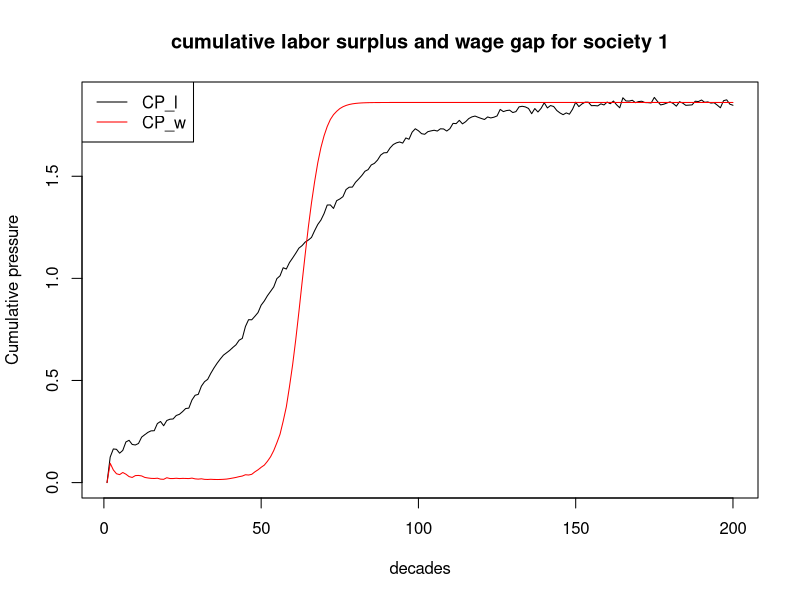
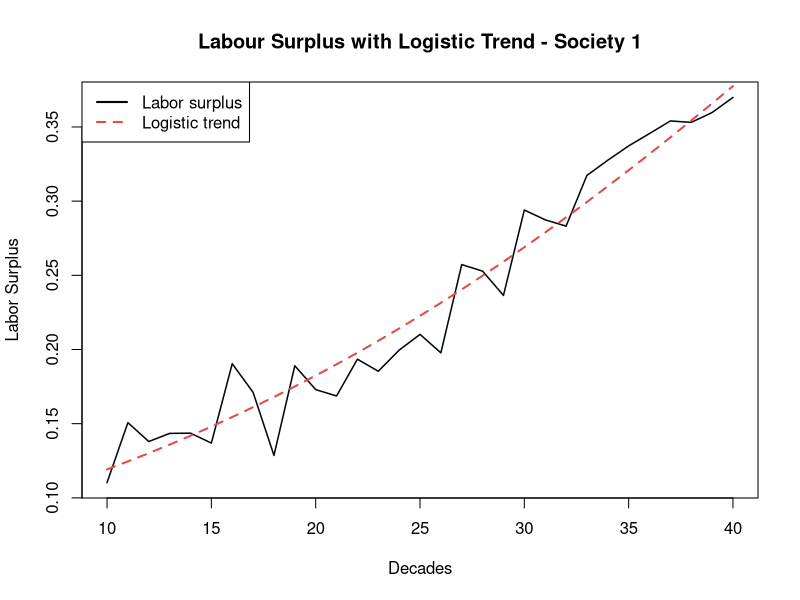
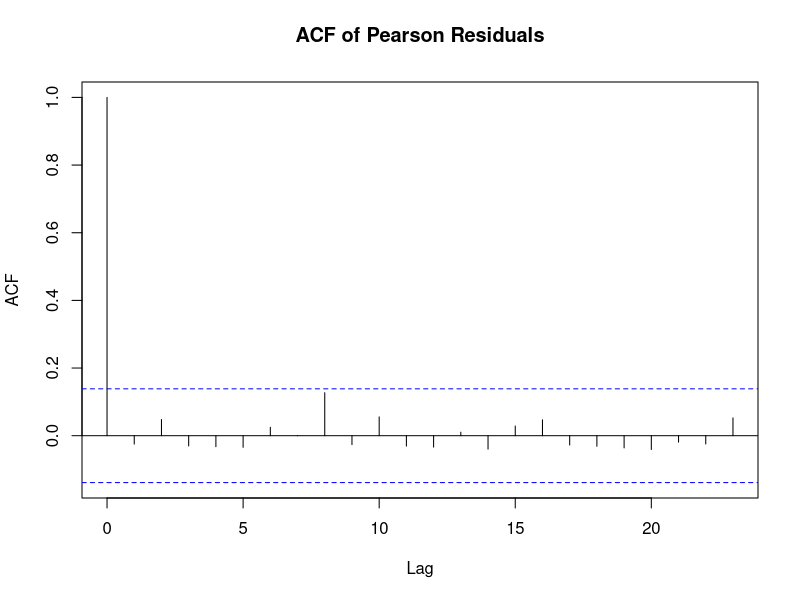

Source code (R) for these figures, in order:
## ---- chunk 1
library(dplyr)
library(ggplot2)
library(tidyr)
library(sandwich)
library(lmtest)
## ---- chunk 2
set.seed(123)
## ---- chunk 3
N_pilot <- 10
T_pilot <- 200
## ---- chunk 4
# labor_surplus parameters
K_l <- 1
r_l <- .05
t0_l  <- 50
A <- .2
P <- 5
delta_l <- .43
## ---- chunk 5
# wage_gap parameters
K_w <- 1
r_base <- .03
alpha <- .5
t0_w <- 60
## ---- chunk 6
# decay parameter (cumulative pressure)
delta_c <- 0.43
## ---- chunk 7
func_labor_surplus <- function(N,T) {
  
  labor_surplus <- matrix(NA, nrow = T , ncol = N)
  for (n in 1:N) {
    for (t in 1:T) {
    
      logistic_trend <- K_l/(1+exp(-r_l*(t-t0_l)))
      oscillation <- A * exp(-delta_l*t) * sin((2*t*pi)/P)
      epsilon <- rnorm(1, mean = 0, sd = .02)
    
      labor_surplus[t, n] <- logistic_trend + oscillation + epsilon
    }
  }
  return(labor_surplus)
}
## ---- chunk 8
labor_surplus <- func_labor_surplus(N_pilot, T_pilot)
head(labor_surplus)
## ---- chunk 9
func_wage_gap <- function(N, T, lab){
  
  wage_gap <- matrix(NA, nrow = T , ncol = N)
  for (n in 1:N) {
    for (t in 1:T) {
    
      if (t == 1) {r_w <- r_base} else {r_w <- r_base + alpha*(lab[t-1, n])}
    
     wage_gap[t,n]<- K_w/(1+exp(-r_w*(t-t0_w)))
    }
  }
  return(wage_gap)
}
## ---- chunk 10
wage_gap <- func_wage_gap(N_pilot, T_pilot, labor_surplus)
head(wage_gap)
## ---- chunk 11
cp <- function(N, T, lab, wag) {
  
  CP_l <- matrix(NA, nrow = T , ncol = N)
  CP_w <- matrix(NA, nrow = T , ncol = N)

  for (n in 1:N){
    for (t in 1:T){
    
    # cumulative pressure is only meaningful at t=2
      if (t==1){
        CP_l[t, n] <- 0
        CP_w[t, n] <- 0
      }
      else {
      
        cpsum_l <- 0
        cpsum_w <- 0
      
        for (k in 1:(t-1)){
          cpsum_l <- cpsum_l + lab[t-k, n] * exp(-delta_c*k)
          cpsum_w <- cpsum_w + wag[t-k, n] * exp(-delta_c*k)
      }
      
        CP_l[t, n] <- cpsum_l
        CP_w[t, n] <- cpsum_w
      }
    }
  }
  return( list(CP_l = CP_l, CP_w = CP_w) )
}

## ---- chunk 12
result <- cp(N_pilot, T_pilot, labor_surplus, wage_gap)
CP_w <- result$CP_w
CP_l <- result$CP_l
## ---- chunk 13
head(CP_l)
## ---- chunk 14
head(CP_w)
## ---- chunk 15
plot(1:T_pilot, CP_l[,1], type = "l", 
     xlab = "decades", ylab = "Cumulative pressure",
     main = "cumulative labor surplus and wage gap for society 1")
lines(1:T_pilot, CP_w[,1],col ="red")
legend("topleft", legend = c("CP_l", "CP_w"), col = c("black", "red"), lty = 1)
## ---- chunk 16
n <- 40
trend_l <- K_l / (1 + exp(-r_l * (10:n - t0_l)))

# Main plot
plot(10:n, labor_surplus[10:n, 1], type = "n",
     xlab = "Decades", ylab = "Labor Surplus",
     main = "Labour Surplus with Logistic Trend - Society 1")


# Add lines on top of shading
lines(10:n, labor_surplus[10:n, 1], col = "#00070d", lwd = 1.5)
lines(10:n, trend_l, col = "#E24B4A", lty = 2, lwd = 2)

# Legend
legend("topleft",
       legend = c("Labor surplus", "Logistic trend"),
       col = c("#00070d", "#E24B4A"),
       lty = c(1, 2, 1, 1), lwd = 2)
## ---- chunk 17
lag_max <- 20 
acf_matrix_l <- matrix(NA, nrow = lag_max , ncol = N_pilot)
acf_matrix_w <- matrix(NA, nrow = lag_max , ncol = N_pilot)
## ---- chunk 18
acf_func <- function(lag_max, acf_matrix, N, T, t0, CP) {
  for (s in 1:N){
    cps <- CP[t0:T, s]
    acf_matrix[,s] <- acf(cps, 
                          lag.max = lag_max,
                          plot = FALSE)$acf[-1]
  }
  acf_avg <- rowMeans(acf_matrix)
  return(acf_avg)
}
## ---- chunk 19
acf_avg_l <- acf_func(lag_max, acf_matrix_l, N_pilot, T_pilot, t0_l, CP_l)
acf_avg_w <- acf_func(lag_max, acf_matrix_w, N_pilot, T_pilot, t0_w, CP_w)
## ---- chunk 20
# Labor surplus
Tl_obs <- T_pilot - round(t0_l)
Tl_eff <- Tl_obs/(1+2*sum(acf_avg_l))

# Wage gap
Tw_obs <- T_pilot - round(t0_w)
Tw_eff <- Tw_obs/(1+2*sum(acf_avg_w))

ratio_w <- Tw_eff/Tw_obs
ratio_l <- Tl_eff/Tl_obs

cat("Effective sample size — labor surplus:",
    round(Tl_eff, 3), "\n")
cat("Effective sample size — wage gap:",
    round(Tw_eff, 3), "\n")
cat("Efficiency ratio — wage gap:", 
    round(ratio_w, 3), "\n")
cat("Efficiency ratio — labor surplus:", 
    round(ratio_l, 3), "\n")
cat("Usable decades — labor surplus:", Tl_obs, "\n")
cat("Usable decades — wage gap:", Tw_obs)
## ---- chunk 21
p <- c(0.001, 0.005, 0.01, 0.02, 0.05)
beta0_values <- qlogis(p)
epv <- 30
T_eff_binding <- Tl_eff

# N calculation for each p
sensitivity_analysis <- data.frame(
  crisis_prob = p ,
  beta0 = round(beta0_values, 4), 
  N_needed = ceiling(epv/(T_eff_binding*p))
)

print(sensitivity_analysis)
## ---- chunk 22
beta0 <- -5.2933	
beta1 <- 1.0   # wage gap effect — moderate
beta2 <- 0.5   # labor surplus effect — smaller alone
beta3 <- 2.0   # interaction — largest, captures Marx's threshold
## ---- chunk 23
y_func <- function(beta0, beta1, beta2, beta3, CP_l, CP_w, T, N) {
  
  z <- beta0 + (beta1*CP_w) + (beta2*CP_l) + (beta3*CP_l*CP_w)
  p_crisis <- 1/(1+exp(-z))
  
  y <- matrix(rbinom(T*N, size = 1, prob = p_crisis), 
              ncol = N, nrow = T)
  
  return(y)
}
## ---- chunk 24
y_pilot <- y_func(beta0, beta1, beta2, beta3, CP_l, CP_w, T_pilot, N_pilot)
## ---- chunk 25
head(y_pilot)
## ---- chunk 26
N_final <- 1139
T_final <- 200
## ---- chunk 27
# Generate labor surplus , wage gap, CP_l, CP_w, y with N_final, T_final 
labor_surplus_fin <- func_labor_surplus(N_final, T_final)
wage_gap_fin <- func_wage_gap(N_final, T_final, labor_surplus_fin)

cp_fin <- cp(N_final, T_final, labor_surplus_fin, wage_gap_fin)
CPfin_l <- cp_fin$CP_l
CPfin_w <- cp_fin$CP_w

y_final <- y_func(beta0, beta1, beta2, beta3, CPfin_l, CPfin_w, T_final, N_final)
## ---- chunk 28
# crisis event count comparison
data.frame (
  Simulation = c("Pilot","Final"),
  N = c(N_pilot, N_final),
  T = c(T_pilot, T_final),
  Total_crisis = c(sum(y_pilot), sum(y_final))
    )
## ---- chunk 29
df_long <- data.frame(
  society = rep(1:N_final, each = T_final), 
  decade = rep(1:T_final, times = N_final), 
  CP_w = as.vector(CPfin_w), 
  CP_l = as.vector(CPfin_l), 
  y = as.vector(y_final)
)
## ---- chunk 30
model <- glm(y~CP_w+CP_l+CP_w:CP_l, 
             data = df_long, 
             family = binomial(link = "logit"))
summary(model)
## ---- chunk 31
X <- cbind(
  intercept = 1, 
  CP_w = as.vector(CPfin_w), 
  CP_l = as.vector(CPfin_l), 
  interaction = as.vector(CPfin_w)*as.vector(CPfin_l)
)

y_vec <- as.vector(y_final)
## ---- chunk 32
log_likelihood <- function(beta, X, y) {
  
  z <- X %*% beta
  p <- 1/(1+exp(-z))
  ll <- sum(y*log(p + 1e-10) + (1-y)*log(1-p  + 1e-10))
  
  return(-ll)
}
## ---- chunk 33
results <- optim(
    par = c(0,0,0,0),
    fn = log_likelihood,
    X = X, 
    y = y_vec, 
    method = "BFGS", 
    hessian = TRUE
  )
## ---- chunk 34
data.frame(
  true = c(beta0, beta1, beta2, beta3), 
  estimated_1 = c(coef(model)), 
  estimated_2 = c(results$par)
)
## ---- chunk 35
acfin_matrix_l <- matrix(NA, nrow = lag_max , ncol = N_final)
acfin_matrix_w <- matrix(NA, nrow = lag_max , ncol = N_final)

acfin_avg_l <- acf_func(lag_max, acfin_matrix_l, N_final, T_final, t0_l, CPfin_l)
acfin_avg_w <- acf_func(lag_max, acfin_matrix_w, N_final, T_final, t0_w, CPfin_w)
## ---- chunk 36
acfin_avg_l
acf_avg_l
## ---- chunk 37
acfin_avg_w
acf_avg_w
## ---- chunk 38
# extract residuals ordered by decade within society
df_long_ord <- df_long %>%
  arrange(society, decade)

residuals_pearson <- residuals(model, type = "pearson")

# ACF residual for society 1 , use average acf function? 
res_s1 <- residuals_pearson[df_long_ord$society == 1]
acf(res_s1, main = "ACF of Pearson Residuals")
